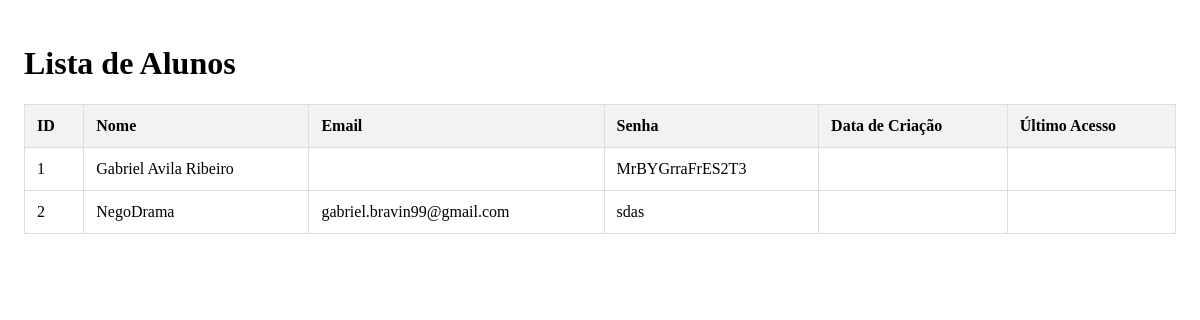
/paginaListarAlunos.php, run on an earlier commit of the app's database.
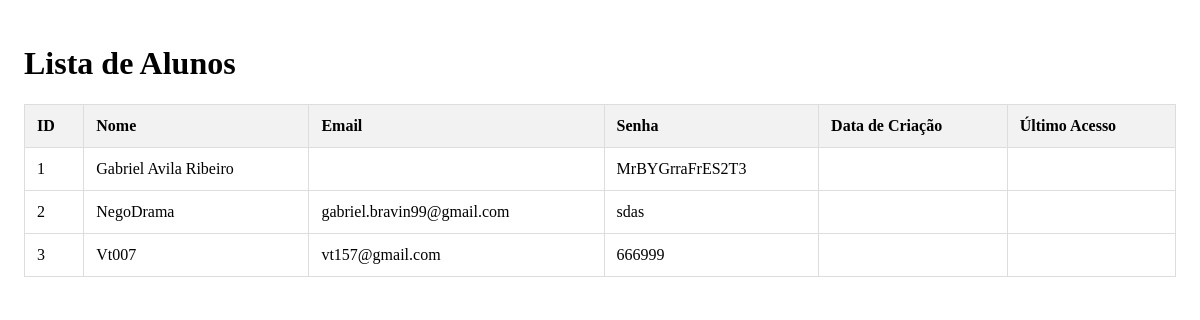
And on a later commit of the database.
### tables this page shows
CREATE TABLE usuarios (
    id INTEGER PRIMARY KEY AUTOINCREMENT,
    nome TEXT ,
    email TEXT ,
    senha TEXT ,
    data_criacao TIMESTAMP DEFAULT CURRENT_TIMESTAMP,
    data_ultimo_acesso TIMESTAMP
);

### paginaListarAlunos.php (the view, shortened to what this page needs)
<?php
try {
    $db_file = __DIR__ . '/banco.sqlite';
    $pdo = new PDO("sqlite:$db_file");
    $sql = 'SELECT nome, id, email, senha FROM usuarios ORDER BY nome';
    $stmt = $pdo->prepare($sql);
    $stmt->execute();
    $alunos = $stmt->fetchAll(PDO::FETCH_ASSOC);
} catch (PDOException $e) {
    die("Erro ao carregar os dados dos alunos: " . $e->getMessage());
}
?>
<!DOCTYPE html>
<html lang="pt-BR">
<head>
</head>
<body>
    <h1>Lista de Alunos</h1>
    <table class="tabela-alunos">
        <thead>
            <tr>
                <th>ID</th>
                <th>Nome</th>
                <th>Email</th>
                <th>Senha</th>
                <th>Data de Criação</th>
                <th>Último Acesso</th>
            </tr>
        </thead>
        <tbody>
            <?php if (count($alunos) > 0): ?>
                <?php foreach ($alunos as $aluno): ?>
                    <tr>
                        <td><?php echo htmlspecialchars($aluno['id']); ?></td>
                        <td><?php echo htmlspecialchars($aluno['nome']); ?></td>
                        <td><?php echo htmlspecialchars($aluno['email']); ?></td>
                        <td><?php echo htmlspecialchars($aluno['senha']); ?></td>
                        <td><?php echo htmlspecialchars($aluno['datadata_criacao']); ?></td>
                        <td><?php echo htmlspecialchars($aluno['data_ultimo_acesso']); ?></td>
                    </tr>
                <?php endforeach; ?>
            <?php else: ?>
                <tr>
                    <td colspan="2">Nenhum aluno encontrado no banco de dados.</td>
                </tr>
            <?php endif; ?>
        </tbody>
    </table>
</body>
</html>

### paginaListarAlunos.php (style rules this page uses)
body { background-color: transparent; padding: 1rem; }
.tabela-alunos { width: 100%; border-collapse: collapse; }
.tabela-alunos th, .tabela-alunos td { border: 1px solid #ddd; padding: 12px; text-align: left; }
.tabela-alunos th { background-color: #f2f2f2; }

What changed in the data, as far as the page shows it:
added usuarios: id "3", nome "Vt007", email "vt157@gmail.com", senha "666999"
